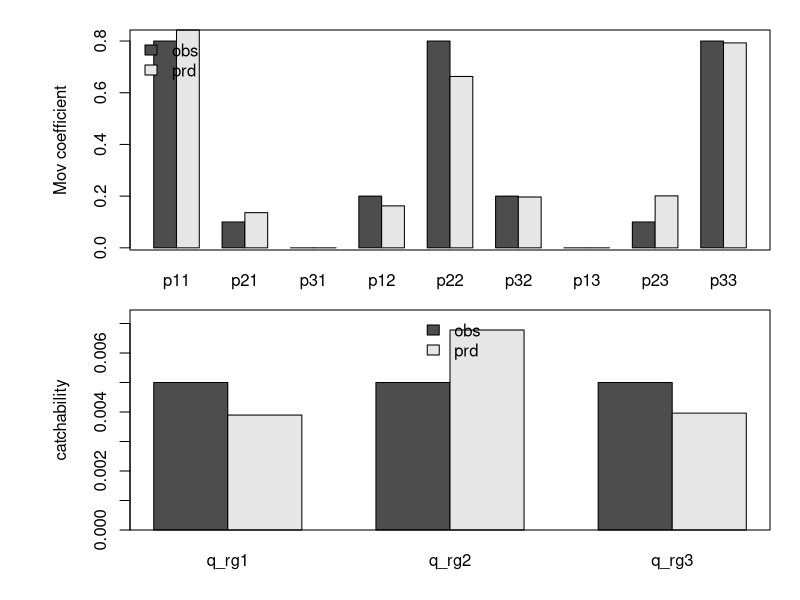
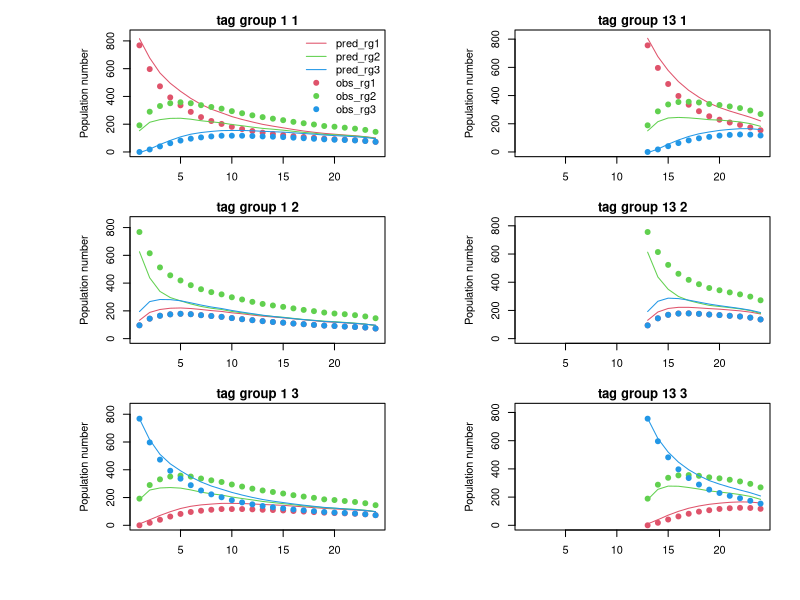
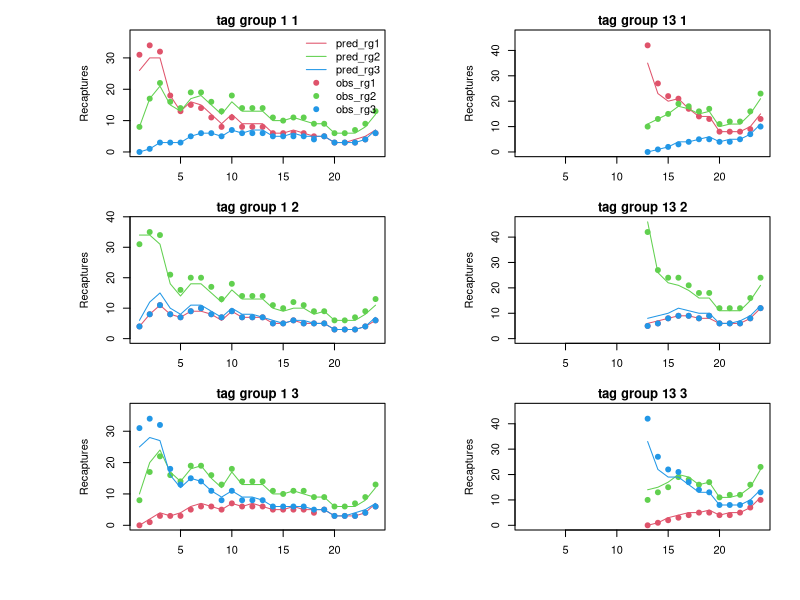

Write R code to recreate these figures, in order.
#--------------------------MULTI TAGGING EXAMPLE----------------------------

#note: implementation of Hilborn 1990.
#       Three regions
#       Two years of observations
#       Two sampling events per region


rm(list=ls(all=TRUE))

##############################
#1. SIMULATED DATA
##############################

#Time
Months=12
years=1990:1991
n.step=Months*length(years) #time steps (continuous months)


#Space
regions=1:3
n.rg=length(regions)


#True population movement rates between regions
#note: no movement if regions are not adjacent
p11=.8;p13=0;p12=1-(p11+p13)
p21=.1;p22=.8;p23=1-(p22+p21)
p31=0;p33=.8;p32=1-(p33+p31)
prop_mov=matrix(c(p11,p12,p13,p21,p22,p23,p31,p32,p33),n.rg,n.rg,byrow=T)


#True catchabilities per region
q_obs=c(0.005,0.005,0.005) 
#q_mat=matrix(rep(q_obs,n.rg),n.rg,n.rg,byrow=T)   #observed q in matrix form


#True release data
#note: Six tagging groups, 2 years in each of 3 regions,tagging only during 1st month of each yr
releases=data.frame(Time=rep(c(1,13),each=3),Space=rep(regions,2),Number=rep(c(1000,1000),each=3))
releases$Tg.gp=with(releases,paste(Time,Space))
Tg.Grp=sort(unique(releases$Tg.gp))
n.tgGr=length(Tg.Grp)

STEPS=match(releases$Time,1:n.step)


#effort data
Ef=rnorm(n.step,10,2)
Effort=matrix(c(Ef,Ef,Ef),n.step,n.rg)
#Effort=matrix(c(rnorm(n.step,10,2),rnorm(n.step,10,2),rnorm(n.step,10,2)),n.step,n.rg)      

#array of numbers and recaptures for each tag group
N.tg=Rec.tg=array(NA,dim=c(n.step,n.rg,n.tgGr))

for(tg in 1:n.tgGr)
{
  #Store predicted number of tagged sharks in population and those being recaptured for tag group= tg
  N=R=matrix(NA,n.step,n.rg)
  
  #Select tag group
  dummy=subset(releases,Tg.gp==Tg.Grp[tg])
  dummy1=subset(releases,Time==dummy$Time)     #WATCH OUT IF DIFFERENT SIZE CLASSESS!!!
  tag.reg=ifelse(dummy1$Tg.gp==dummy$Tg.gp,1,0)
  Tiat=rep(dummy$Number,n.rg)*tag.reg  #initial number of tags releases from tag group= tg
  
  Start=STEPS[tg]
  for(i in Start:n.step)
  {
    h=matrix(rep(q_obs*Effort[i,],n.rg),n.rg,n.rg,byrow=T)  #exploitaiton rate per region and time step
    
    NN=NULL
    if(i==Start) 
    {
      NN=matrix(Tiat,ncol=n.rg,nrow=n.rg)      #Initial condition
    }else     
    {      
      NN=matrix(N[i-1,],ncol=n.rg,nrow=n.rg)
    }
    
    #Numbers dying from fishing and moving (second, after sampling)
    N[i,]=colSums(round(NN*prop_mov*(1-h)))
    
    #Numbers recaptured (first sampling, i.e. recapturing)
    R[i,]=round(N[i,]*q_obs*Effort[i,])    
  }
  
  #Store each tag group
  N.tg[,,tg]=N
  Rec.tg[,,tg]=R
  
}
Obs.N=N.tg
Obs.recaptures=Rec.tg



##############################
#2)     ESTIMATION
##############################


#---PARAMETERS SECTION----
#initial values
p11.init=.7;p12.init=.1
p22.init=.8;p21.init=.1
p33.init=.7;p32.init=.1

P_int=c(p11.init,p12.init,p21.init,p22.init,p32.init,p33.init)
names(P_int)=c("p11","p12","p21","p22","p32","p33")

q_init=c(0.005,0.005,0.005) 
names(q_init)=c("qR1","qR2","qR3")
pars=c(P_int,q_init)



#PROCEDURE SECTION
Pop.dyn=function(pars)
{
  Qs=pars[match(names(q_init),names(pars))]
  
  #set up for matrix multiplication
  prop_mov.pred=matrix(c(pars[1],pars[2],1-(pars[1]+pars[2]),
                         pars[3],pars[4],1-(pars[3]+pars[4]),
                         1-(pars[5]+pars[6]),pars[5],pars[6]),n.rg,n.rg,byrow=T)
  
  #array of numbers and recaptures for each tag group
  N.tg=Rec.tg=array(NA,dim=c(n.step,n.rg,n.tgGr))
  
  for(tg in 1:n.tgGr)
  {
    #Store predicted number of tagged sharks in population and those being recaptured for tag group= tg
    N=R=matrix(NA,n.step,n.rg)
    
    #Select tag group
    dummy=subset(releases,Tg.gp==Tg.Grp[tg])
    dummy1=subset(releases,Time==dummy$Time)     #WHATCH OUT IF DIFFERENT SIZE CLASSESS!!!
    tag.reg=ifelse(dummy1$Tg.gp==dummy$Tg.gp,1,0)
    Tiat=rep(dummy$Number,n.rg)*tag.reg  #initial number of tags releases from tag group= tg
    
    Start=STEPS[tg]
    for(i in Start:n.step)
    {
      h=matrix(rep(Qs*Effort[i,],n.rg),n.rg,n.rg,byrow=T)  #exploitaiton rate per region and time step
      
      
      #penalty to avoid H>1    
      eps=0.999 #maximimum accepted exploitation rate
      pen=0
      pen=sum((h>eps)*0.01*(h-eps)^2)
      h=ifelse(h>eps,eps,h)
      
      #penalty to avoid q<0    
      eps1=0.001 #minimum accepted exploitation rate
      pen=pen+sum((h<eps1)*0.01*(h-eps)^2)
      h=ifelse(h<eps1,eps1,h)
      
      
      NN=NULL
      if(i==Start) 
      {
        NN=matrix(Tiat,ncol=n.rg,nrow=n.rg)      #Initial condition
      }else     
      {      
        NN=matrix(N[i-1,],ncol=n.rg,nrow=n.rg)
      }
      
      #Numbers dying from fishing and moving (second, after sampling)
      N[i,]=colSums(round(NN*prop_mov.pred*(1-h)))
      
      #Numbers recaptured (first sampling, i.e. recapturing)
      R[i,]=round(N[i,]*Qs*Effort[i,])    
    }
    
    #Store each tag group
    N.tg[,,tg]=N
    Rec.tg[,,tg]=R
    
  }
  
  Rec_pred=c(Rec.tg)
  Rec_pred=Rec_pred[!is.na(Rec_pred)]
  recaptures=c(Obs.recaptures)
  recaptures=recaptures[!is.na(recaptures)]
  
  #negative log likelihood (kernel)
  neg.LL=sum(Rec_pred-recaptures*log(Rec_pred+0.00001))+1000*pen
  
  #dpois(observed,predicted,log=T)  #Poisson
  
  return(list(N_pred=N.tg,Rec_pred=Rec.tg,neg.LL=neg.LL))
}

#MAIN SECTION
fn_obj=function(pars)Pop.dyn(pars)$neg.LL  #objfun to minimize 
fit=optim(pars,fn_obj)
fit=optim(pars,fn_obj,method="Nelder-Mead")



#REPORT SECTION
#parameters
par(mfcol=c(2,1),mai=c(.4,1.1,.2,.2),omi=c(.3,.2,.1,.1))

Pr=fit$par
prop_mov_pred=matrix(c(Pr[1],Pr[2],p13,Pr[3],Pr[4],1-(Pr[3]+Pr[4]),
                       p31,Pr[5],Pr[6]),n.rg,n.rg,byrow=T)

barplot(rbind(c(prop_mov),c(prop_mov_pred)),beside=T,
        names.arg=c("p11","p21","p31","p12","p22","p32","p13","p23","p33"),
        legend.text = c("obs", "prd"),args.legend = list(x = "topleft",bty='n'),ylab="Mov coefficient")
box()


q_pred=fit$par[7:9]
barplot(rbind(c(q_obs),c(q_pred)),beside=T,names.arg=c("q_rg1","q_rg2","q_rg3"),ylim=c(0,max(c(q_obs,q_pred))*1.1),
        legend.text = c("obs", "prd"),args.legend = list(x = "top",bty='n'),ylab="catchability")
box()


#Numbers
N_pred=Pop.dyn(Pr)$N_pred
COL=c(2:4)
par(mfcol=c(3,2),mai=c(.4,1.1,.2,.2),omi=c(.3,.2,.1,.1))
for( i in 1:n.tgGr)
{
  N.pred=N_pred[,,i]
  Ns=Obs.N[,,i]
  plot(1:n.step,N.pred[,1],col="transparent",type='l',ylim=c(0,max(Ns,na.rm=T)*1.1),ylab="Population number",
       main=paste("tag group",Tg.Grp[i]))
  for(x in 1:ncol(Ns))
  {
    lines(1:n.step,N.pred[,x],col=COL[x],type='l')
    points(1:n.step,Ns[,x],col=COL[x],pch=19)
  }
  if(i==1)legend('topright',c("pred_rg1","pred_rg2","pred_rg3","obs_rg1","obs_rg2","obs_rg3"),
                 bty='n',col=c(COL,COL),lty=c(1,1,1,NA,NA,NA),pch=c(NA,NA,NA,19,19,19))
  
}



#Recaptures
Rec_pred=Pop.dyn(Pr)$Rec_pred
for( i in 1:n.tgGr)
{
  N.pred=Rec_pred[,,i]
  Ns=Obs.recaptures[,,i]
  plot(1:n.step,N.pred[,1],col="transparent",type='l',ylim=c(0,max(Ns,na.rm=T)*1.1),ylab="Recaptures",
       main=paste("tag group",Tg.Grp[i]))
  for(x in 1:ncol(Ns))
  {
    lines(1:n.step,N.pred[,x],col=COL[x],type='l')
    points(1:n.step,Ns[,x],col=COL[x],pch=19)
  }
  if(i==1)legend('topright',c("pred_rg1","pred_rg2","pred_rg3","obs_rg1","obs_rg2","obs_rg3"),
                 bty='n',col=c(COL,COL),lty=c(1,1,1,NA,NA,NA),pch=c(NA,NA,NA,19,19,19))
  
}



